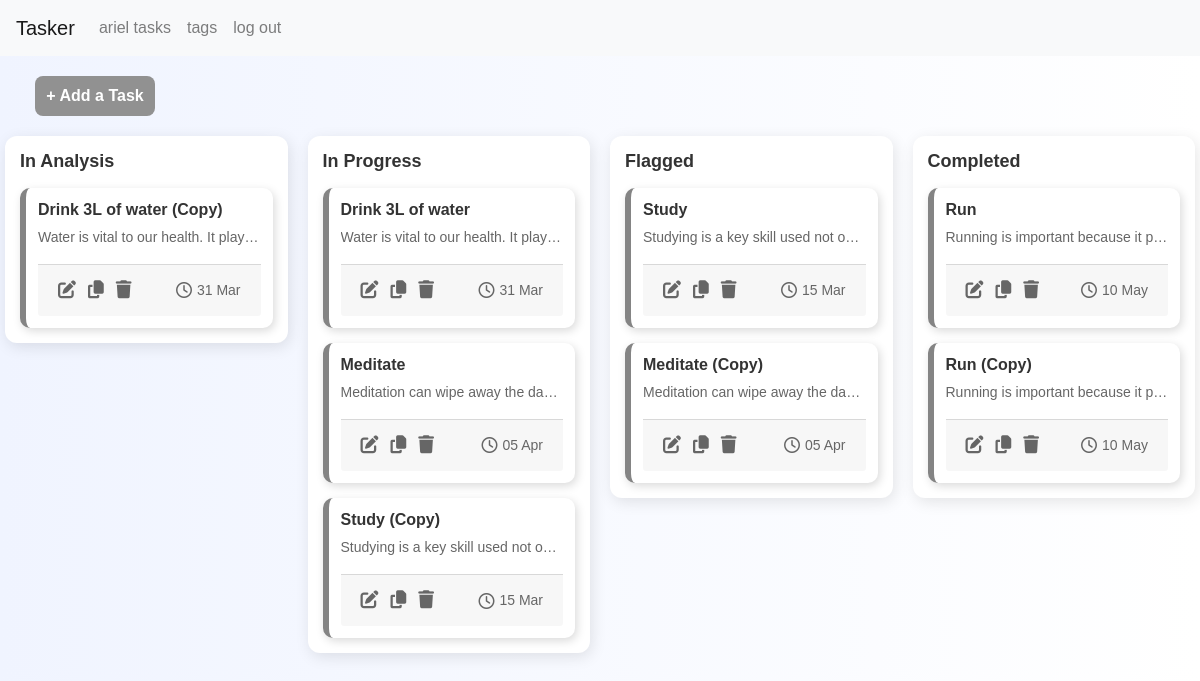
The app's page / (signed in), older data.
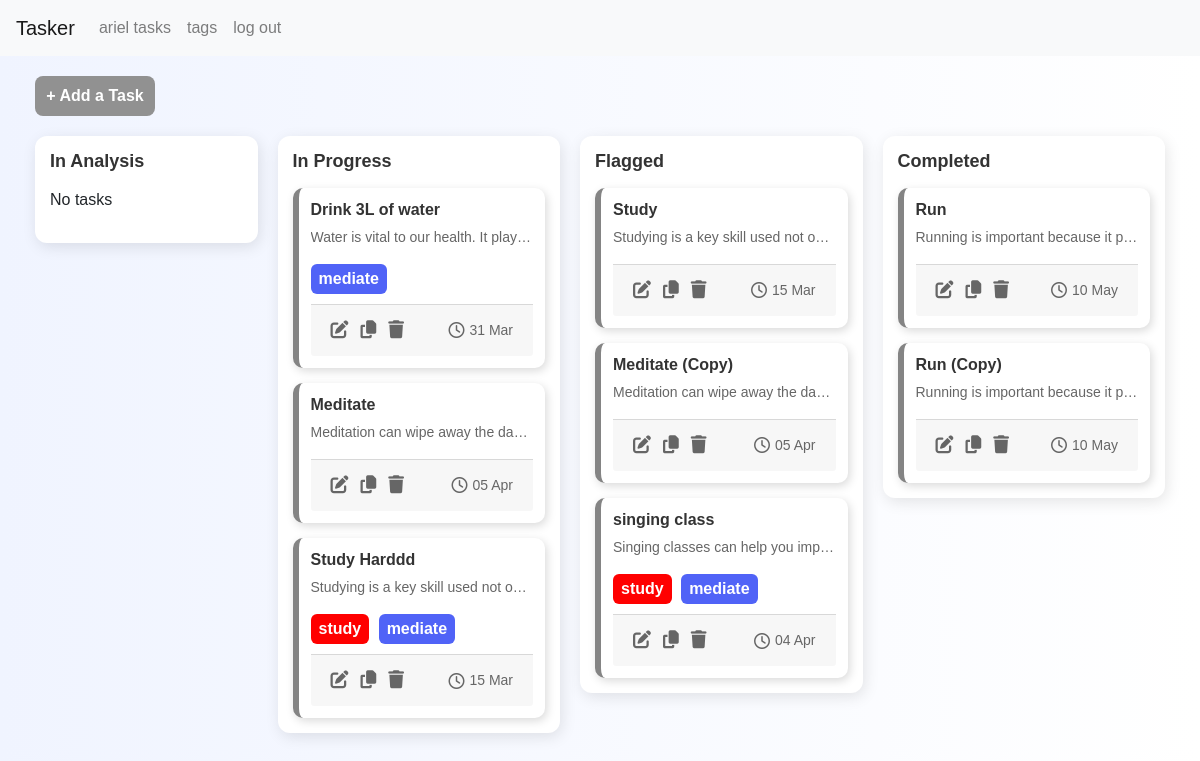
The same page, newer data.
### tasker/models.py (models this page shows, shortened)
class Task(models.Model):
    SIZE_CHOICES = [
        ('small', 'Small'),
        ('medium', 'Medium'),
        ('large', 'Large'),
        ('extraLarge', 'Extra Large'),
    ]
    PRIORITY_CHOICES = [
        ('light', 'Light'),
        ('medium', 'Medium'),
        ('urgent', 'Urgent'),
        ('severe', 'Severe'),
    ]
    STATUS_CHOICES = [
        ('in-analysis', 'In Analysis'),
        ('in-progress', 'In Progress'),
        ('flagged', 'Flagged'),
        ('completed', 'Completed'),
    ]
    user = models.ForeignKey(User, on_delete=models.CASCADE, related_name="tasks")
    name = models.CharField(max_length=255)
    description = models.TextField(blank=True)
    date_created = models.DateTimeField(auto_now_add=True)
    date_to_complete = models.DateField()
    size = models.CharField(max_length=10, choices=SIZE_CHOICES)
    priority = models.CharField(max_length=10, choices=PRIORITY_CHOICES)
    status = models.CharField(max_length=15, choices=STATUS_CHOICES, default='in-analysis')
    tags = models.ManyToManyField(Tag, blank=True)

class Tag(models.Model):
    name = models.CharField(max_length=50, unique=True)
    color = models.CharField(max_length=7, default="#000000")  # Hex Color

### tasker/views.py (the view)
# urls.py: path("", views.index, name="index"),
def index(request):
    return task_list(request)

### tasker/views.py (called while the page is built)
@login_required
def task_list(request):
    tasks = Task.objects.filter(user=request.user)
    task_status = {
        "in_analysis": tasks.filter(status="in-analysis"),
        "in_progress": tasks.filter(status="in-progress"),
        "flagged": tasks.filter(status="flagged"),
        "completed": tasks.filter(status="completed"),
    }
    return render(request, "tasker/task_list.html", {"task_status": task_status})

### tasker/templates/tasker/task_list.html (shortened to what this page needs)
{% extends "tasker/layout.html" %}
{% block body %}
<head>
    <link rel="stylesheet" href="https://cdnjs.cloudflare.com/ajax/libs/font-awesome/6.4.2/css/all.min.css">
</head>
<div class="container" style="max-width: 100%;">
    <div class="add-task">
        <a href="{% url 'create_task' %}" style="color: white; text-decoration: none;">+ Add a Task</a>
    </div>
    <div class="kanban-board">
        <div class="kanban-column" id="in-analysis" ondrop="drop(event)" ondragover="allowDrop(event)">
            <h3>In Analysis</h3>
            <div class="kanban-cards">
                {% for task in task_status.in_analysis %}
                    {% include "tasker/task_card.html" %}
                {% empty %}
                    <p class="no-task">No tasks</p>
                {% endfor %}
            </div>
        </div>
        <div class="kanban-column" id="in-progress" ondrop="drop(event)" ondragover="allowDrop(event)">
            <h3>In Progress</h3>
            <div class="kanban-cards">
                {% for task in task_status.in_progress %}
                    {% include "tasker/task_card.html" %}
                {% empty %}
                    <p class="no-task">No tasks</p>
                {% endfor %}
            </div>
        </div>
        <div class="kanban-column" id="flagged" ondrop="drop(event)" ondragover="allowDrop(event)">
            <h3>Flagged</h3>
            <div class="kanban-cards">
                {% for task in task_status.flagged %}
                    {% include "tasker/task_card.html" %}
                {% empty %}
                    <p class="no-task">No tasks</p>
                {% endfor %}
            </div>
        </div>
        <div class="kanban-column" id="completed" ondrop="drop(event)" ondragover="allowDrop(event)">
            <h3>Completed</h3>
            <div class="kanban-cards">
                {% for task in task_status.completed %}
                    {% include "tasker/task_card.html" %}
                {% empty %}
                    <p class="no-task">No tasks</p>
                {% endfor %}
            </div>
        </div>
    </div>
</div>
{% endblock %}

### tasker/templates/tasker/task_card.html
<div class="kanban-card {{ task.status }}" draggable="true" ondragstart="drag(event)" id="task-{{ task.id }}">
    <h5>{{ task.name }}</h5>
    <p title="{{ task.description }}">{{ task.description|truncatechars:50 }}</p>
    <div class="task-tags">
        {% for tag in task.tags.all %}
            {% include "tasker/tag.html" %}
        {% endfor %}
    </div>
    <div class="card-footer">
        <div class="icon-container">
            <a href="{% url 'edit_task' task.id %}" title="Edit Task">
                <i class="fa-solid fa-pen-to-square"></i>
            </a>
            <a href="#" title="Duplicate Task" onclick="duplicateTask('{{ task.id }}')">
                <i class="fa-solid fa-copy"></i>
            </a>
            <a href="#" title="Delete Task" onclick="deleteTask('{{ task.id }}')">
                <i class="fa-solid fa-trash"></i>
            </a>
        </div>
        <div class="due-date">
            <i class="fa-regular fa-clock"></i> {{ task.date_to_complete|date:"d M" }}
        </div>
    </div>
</div>

### tasker/templates/tasker/tag.html (shortened to what this page needs)
<div class="task-tag" data-color="{{ tag.color }}" style="display: inline-block; width: auto; padding: 3px 8px; border-radius: 6px; margin-right: 5px; font-weight: bold; color: white; white-space: nowrap;">
  <span>{{ tag.name }}</span>
</div>

Row changes from the older to the newer data that the page shows:
removed Task: name "Drink 3L of water (Copy)", description "Water is vital to our health. It play…", date_to_complete "31 Mar", shown under "In Analysis"
added Tag: name "mediate"
changed Task: name "Study (Copy)" → "Study Harddd"
added Tag: name "study"
added Task: name "singing class", description "Singing classes can help you imp…", date_to_complete "04 Apr", shown under "Flagged"
Text that changed along with them:
text now shown: "No tasks"
